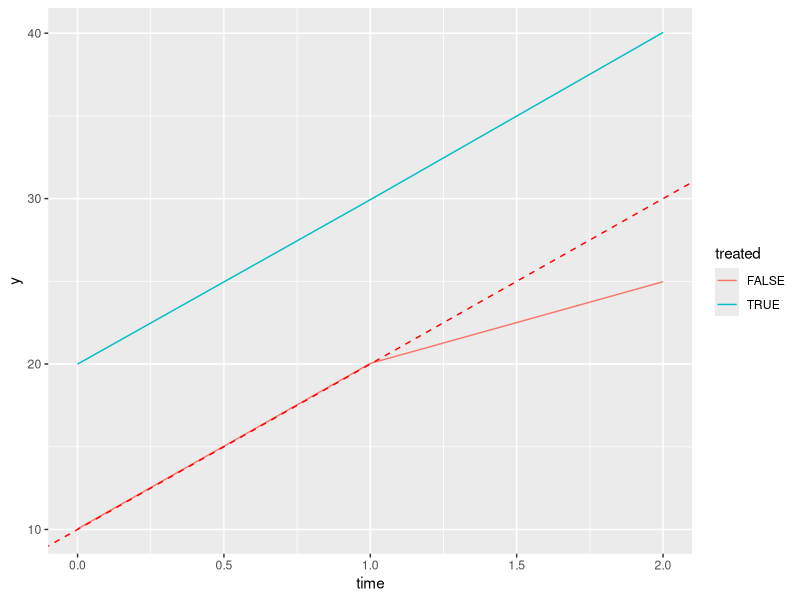

This figure's R source:
## ---- chunk 1
# reproducible random numbers
set.seed(123)

# untreated and treated independent variable
# for period 0
xutr  <- rnorm(1000, mean=5)
xtr   <- rnorm(1000, mean=1)

# create a data.frame with the dep. var., indep. var., time and id vars
# for period 0
dfutr <- data.frame(time = 0, id=   1:1000, y=xutr+15+rnorm(1000), x=xutr)
dftr  <- data.frame(time = 0, id=1001:2000, y=xtr +9+rnorm(1000), x=xtr )
df0    <- rbind(dfutr, dftr)

# repeat for period 1, different means
xutr  <- rnorm(1000, mean=10)
xtr   <- rnorm(1000, mean=2 )

# repeat for period 1
dfutr <- data.frame(time = 1, id=   1:1000, y=xutr+20+rnorm(1000), x=xutr)
dftr  <- data.frame(time = 1, id=1001:2000, y=xtr +18+rnorm(1000), x=xtr )
df1    <- rbind(dfutr, dftr)

# repeat for period 2, different means again
xutr  <- rnorm(1000, mean=15)
xtr   <- rnorm(1000, mean=3 )

# repeat for period 2, now with different effect on dep. var for treated (id=1001:2000)
dfutr <- data.frame(time = 2, id=   1:1000, y=xutr+25+rnorm(1000), x=xutr)
dftr  <- data.frame(time = 2, id=1001:2000, y=xtr +22+rnorm(1000), x=xtr )
df2    <- rbind(dfutr, dftr)
## ---- chunk 2
# summarise data
summary(df0)
summary(df1)
summary(df2)
## ---- chunk 3
# combine data
df <- rbind(df0, df1, df2)

# create a dummy for post-treatment
df$post        <- ifelse(df$time  >= 2, TRUE, FALSE)
df$treated     <- ifelse(df$id <= 1000, TRUE, FALSE)
df$interaction <- df$post*df$treated
## ---- chunk 4
library(ggplot2)
library(dplyr)

df %>%
  group_by(time, treated) %>%
  summarise(y=mean(y)) %>%
  ggplot(aes(x=time)) + 
    geom_line(aes(y=y, colour=treated)) + 
    geom_abline(intercept=10, slope=10, colour="red", linetype=2) # assumed common trend
## ---- chunk 5
lm(y ~ x + post + interaction, data=df)
